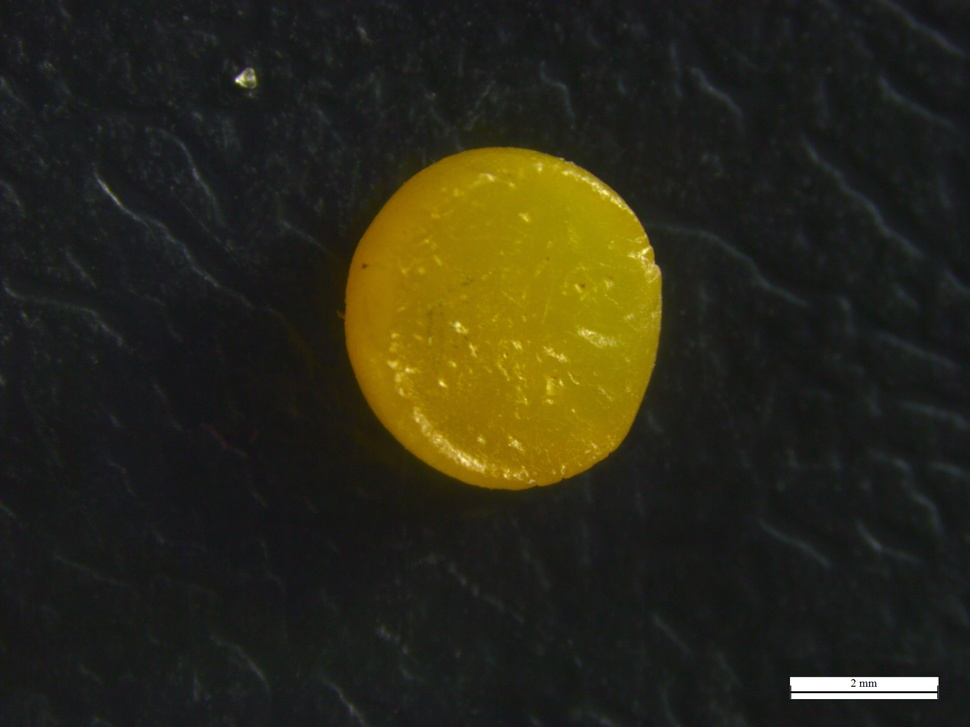
#> input picture notebooks/classes_zanetti/alto_cl1_p1_psul_deixa1_g0005.jpg, 970 x 727 px, shrunk from 2048 x 1536 before the run; its folder holds 4 pictures in this run
$ jupyter execute rotina_07.ipynb
#> lines starting #> are read from the running program, lines starting #| are printed output that depends on the picture
<h1><center> Análise de pellets plásticos como ferramenta para o estudo de permanência de microplásticos em praias arenosas. </center></h1>

Juana Gerevini Bozzetto

# 07. Classes de Histograma (Zanetti, 2019)

- Extrair o histograma das cores (classes) utilizadas por Zanetti (2019)

[cell 1]
import os

import matplotlib.pyplot as plt
import numpy as np
import skimage
from skimage import data, io

# --- Importando as imagens que serão analisadas ---#


lista_fotos = os.listdir("classes_zanetti")
print(lista_fotos)

img_lista = []
for img in lista_fotos:
    if not img.startswith("."):
        filename = os.path.join("classes_zanetti", img)
        from skimage import io

        img_lista.append(io.imread(filename))

[cell 2]
# --- Extraindo os histogramas ---#

# Tupla para selecionar as cores de cada canal
colors = ("red", "green", "blue")
#> colors = ('red', 'green', 'blue')
channel_ids = (0, 1, 2)

# Histrograma com as três linhas, uma para cada cor
i = 0
for foto in img_lista:
    plt.xlim([0, 256])
    for channel_id, c in zip(channel_ids, colors):
        histogram, bin_edges = np.histogram(
            foto[:, :, channel_id], bins=256, range=(0, 256)
        )
        plt.plot(bin_edges[0:-1], histogram, color=c)
    plt.xlim((0, 256))
    plt.xlabel("Color value")
    plt.ylabel("Pixels")
    plt.title(lista_fotos[i])
    i += 1
    plt.show()
#> this loop made 4 passes
#> pass 1, `plt.show()`:
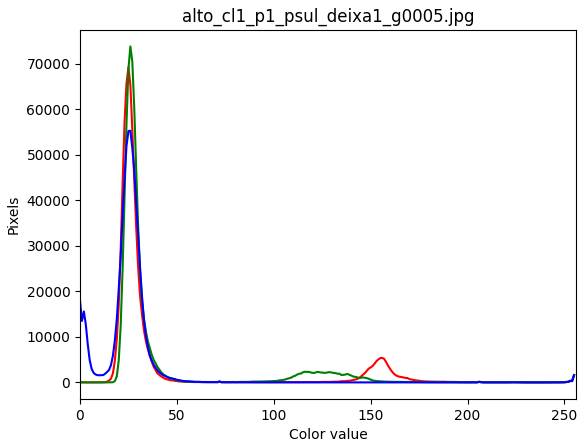
#> figure drawn by matplotlib, 1 panel; curve peaks at x = 25, y = 69253; curve peaks at x = 26, y = 73828; curve peaks at x = 26, y = 55315
#> pass 2, `plt.show()`:
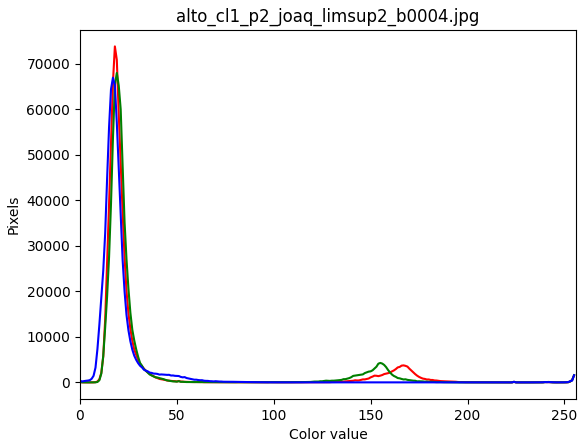
#> figure drawn by matplotlib, 1 panel; curve peaks at x = 18, y = 73762; curve peaks at x = 19, y = 67931; curve peaks at x = 17, y = 66895
